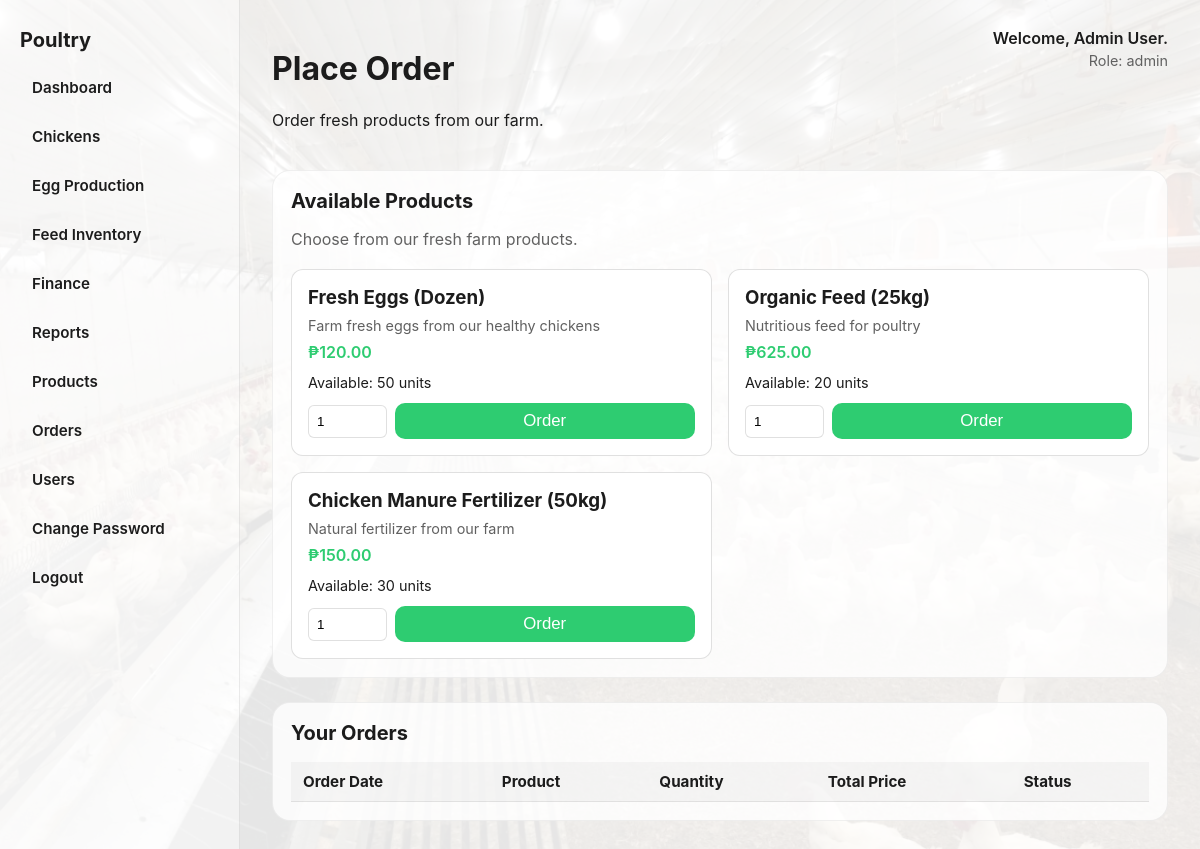
Screenshot of /order.php (signed in) with the database file from the repository.
### tables this page shows
CREATE TABLE products (
    id INT AUTO_INCREMENT PRIMARY KEY,
    name VARCHAR(255) NOT NULL,
    description TEXT,
    price DECIMAL(12,2) NOT NULL,
    category VARCHAR(100) NOT NULL,
    available_quantity INT NOT NULL DEFAULT 0
);

### controllers/BaseController.php (called while the page is built, shortened)
<?php
class BaseController {
    protected function render($view, $data = []) {
        extract($data);
        include __DIR__ . '/../views/' . $view . '.php';
    }
}
?>

### controllers/OrderController.php (called while the page is built, shortened)
<?php
require_once __DIR__ . '/BaseController.php';
class OrderController extends BaseController {
    private OrderModel $model;
    public function __construct() {
        $this->model = new OrderModel();
    }
    public function index() {
        $message = '';
        $data = [
            'message' => $message,
            'products' => $this->model->getProducts(),
            'orders' => $this->model->getUserOrders(current_user()['id']),
            'pageTitle' => 'Place Order',
            'pageDescription' => 'Order fresh products from our farm.',
            'activeNav' => 'order'
        ];
        $this->render('order', $data);
    }
}
?>

### order.php (called while the page is built)
<?php
require_once __DIR__ . '/controllers/OrderController.php';
$controller = new OrderController();
$controller->index();
?>

### config.php (called while the page is built, shortened)
<?php
function get_db() {
    static $db;
    if (!$db) {
        if (DB_TYPE === 'mysql') {
            $dsn = 'mysql:host=' . DB_MYSQL_HOST . ';dbname=' . DB_MYSQL_NAME . ';charset=utf8mb4';
            $db = new PDO($dsn, DB_MYSQL_USER, DB_MYSQL_PASS);
        } else {
            $db = new PDO('sqlite:' . DB_FILE);
        }
        $db->setAttribute(PDO::ATTR_ERRMODE, PDO::ERRMODE_EXCEPTION);
    }
    return $db;
}

### models/BaseModel.php (called while the page is built, shortened)
<?php
require_once __DIR__ . '/../config.php';
class BaseModel {
    public function __construct() {
        $this->db = get_db();
    }
}
?>

### models/OrderModel.php (called while the page is built, shortened)
<?php
require_once __DIR__ . '/BaseModel.php';
class OrderModel extends BaseModel {
    public function getProducts() {
        return $this->db->query('SELECT * FROM products WHERE available_quantity > 0 ORDER BY category, name')->fetchAll(PDO::FETCH_ASSOC);
    }
}
?>

### views/order.php (the view, shortened to what this page needs)
<?php include __DIR__ . '/../includes/header.php'; ?>
<?php
$products = $products ?? [];
?>
<div class="card-panel">
    <h2>Available Products</h2>
    <p style="margin-top: 4px; color: var(--muted);">Choose from our fresh farm products.</p>
    <div style="display: grid; grid-template-columns: repeat(auto-fit, minmax(300px, 1fr)); gap: 16px; margin-top: 20px;">
        <?php foreach ($products as $product): ?>
            <div style="border: 1px solid rgba(0,0,0,0.12); border-radius: 12px; padding: 16px; background: #fff;">
                <h3 style="margin: 0 0 8px;"><?= htmlspecialchars($product['name']) ?></h3>
                <p style="margin: 0 0 8px; color: var(--muted); font-size: 0.9rem;"><?= htmlspecialchars($product['description']) ?></p>
                <p style="margin: 0 0 12px; font-weight: 600; color: #2ecc71;">₱<?= number_format($product['price'], 2) ?></p>
                <p style="margin: 0 0 12px; font-size: 0.9rem;">Available: <?= $product['available_quantity'] ?> units</p>
                <form method="post" style="display: flex; gap: 8px; align-items: center;">
                    <input type="number" name="quantity" min="1" max="<?= $product['available_quantity'] ?>" value="1" style="width: 80px; padding: 8px; border-radius: 6px; border: 1px solid rgba(0,0,0,0.12);" required />
                    <button class="button" type="submit" style="background: #2ecc71; padding: 8px 16px;">Order</button>
                </form>
            </div>
        <?php endforeach; ?>
    </div>
</div>
<div class="card-panel">
    <h2>Your Orders</h2>
    <table class="table">
        <thead>
            <tr>
                <th>Order Date</th>
                <th>Product</th>
                <th>Quantity</th>
                <th>Total Price</th>
                <th>Status</th>
            </tr>
        </thead>
    </table>
</div>
<?php include __DIR__ . '/../includes/footer.php'; ?>

### assets/css/style.css (style rules this page uses)
:root { --bg: #e9ebee; --card: rgba(255, 255, 255, 0.95); --primary: #2ecc71; --primary-dark: #22b864; --text: #1c1c1c; --muted: #616161; --border: rgba(0, 0, 0, 0.15); --shadow: 0 16px 40px rgba(0, 0, 0, 0.18); }
html, body { height: 100%; margin: 0; font-family: -apple-system, BlinkMacSystemFont, "Segoe UI", Roboto, Helvetica, Arial, sans-serif; background: url('../images/poultry.png') center/cover fixed no-repeat; background-attachment: fixed; color: var(--text); }
.button { width: 100%; padding: 14px; border: none; border-radius: 10px; background: var(--primary); color: white; font-size: 1.05rem; cursor: pointer; transition: background 0.2s ease; }
.card-panel { padding: 18px; margin-top: 24px; border-radius: 18px; background: rgba(255, 255, 255, 0.8); border: 1px solid rgba(0, 0, 0, 0.06); }
.card-panel h2 { margin-top: 0; font-size: 1.25rem; }
.table { width: 100%; border-collapse: collapse; margin-top: 12px; }
.table th, .table td { padding: 10px 12px; border-bottom: 1px solid rgba(0, 0, 0, 0.08); text-align: left; font-size: 0.95rem; }
.table th { background: rgba(0, 0, 0, 0.03); font-weight: 700; }

### rows the page displays
products: name "Fresh Eggs (Dozen)", description "Farm fresh eggs from our healthy chickens", price "120.00", available_quantity "50"
products: name "Organic Feed (25kg)", description "Nutritious feed for poultry", price "625.00", available_quantity "20"
products: name "Chicken Manure Fertilizer (50kg)", description "Natural fertilizer from our farm", price "150.00", available_quantity "30"

### other values shown
$pageTitle "Place Order"
$pageDescription "Order fresh products from our farm."
$user['name'] "Admin User"
$user['role'] "admin"
